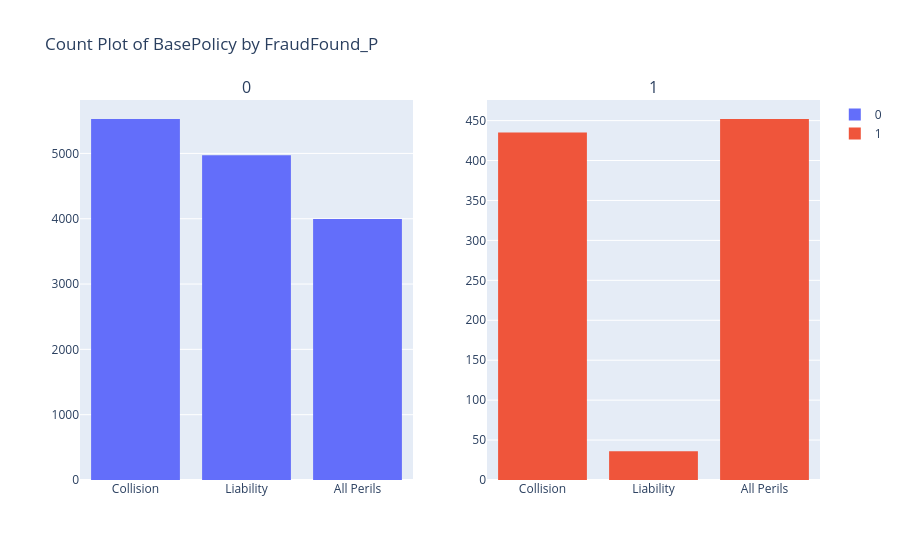

Notebook source saved alongside this figure:
### Markdown cell above
1. policy type

### Code cell
plot_count_plot(df, "BasePolicy", "FraudFound_P")

### Figure 1 — Plotly figure (JSON) as saved in the notebook; plotly's stock layout.template omitted (floating-point values rounded to 4 significant figures; data arrays with more than 128 entries replaced by an {"elided": "..."} marker saying what was removed)
{"data": [{"name": "0", "type": "histogram", "x": {"elided": "14497 str values"}, "xaxis": "x", "yaxis": "y"}, {"name": "1", "type": "histogram", "x": {"elided": "923 str values"}, "xaxis": "x2", "yaxis": "y2"}], "layout": {"annotations": [{"font": {"size": 16}, "showarrow": false, "text": "0", "x": 0.225, "xanchor": "center", "xref": "paper", "y": 1, "yanchor": "bottom", "yref": "paper"}, {"font": {"size": 16}, "showarrow": false, "text": "1", "x": 0.775, "xanchor": "center", "xref": "paper", "y": 1, "yanchor": "bottom", "yref": "paper"}], "title": {"text": "Count Plot of BasePolicy by FraudFound_P"}, "xaxis": {"anchor": "y", "categoryarray": ["Collision", "Liability", "All Perils"], "categoryorder": "array", "domain": [0, 0.45]}, "xaxis2": {"anchor": "y2", "categoryarray": ["Collision", "Liability", "All Perils"], "categoryorder": "array", "domain": [0.55, 1]}, "yaxis": {"anchor": "x", "domain": [0, 1]}, "yaxis2": {"anchor": "x2", "domain": [0, 1]}}}
